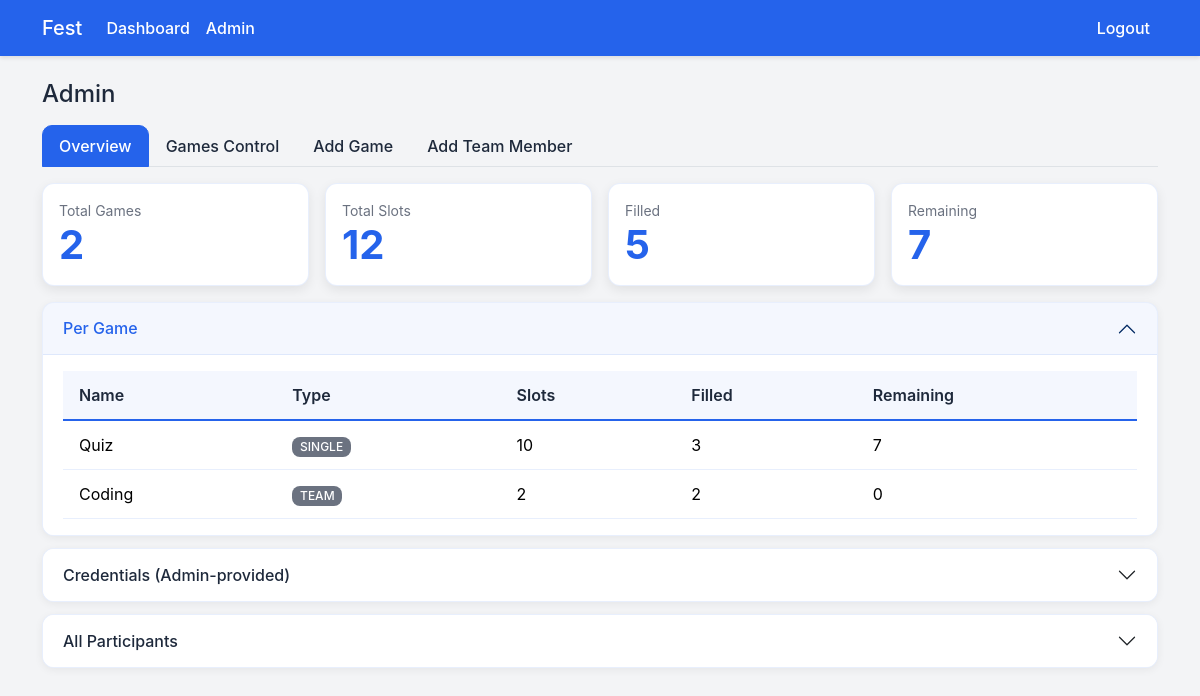
Screenshot of /admin (signed in) with the database file from the repository.
### tables this page shows
CREATE TABLE games (
                id INTEGER PRIMARY KEY AUTOINCREMENT,
                name TEXT NOT NULL,
                description TEXT,
                slots INTEGER NOT NULL,
                type TEXT NOT NULL CHECK(type IN ('single','team'))
            , team_size INTEGER);

### app.py (the view, shortened to what this page needs)
    @app.route('/admin', methods=['GET', 'POST'])
    def admin():
        user = fetch_current_user()
        if not user or not user['is_admin']:
            flash('Admin access required.', 'danger')
            return redirect(url_for('login'))
        games = g.db.execute('SELECT * FROM games ORDER BY id').fetchall()
        single_participants = g.db.execute(
            'SELECT u.id as user_id, u.name, u.phone, g.name AS game_name FROM users u JOIN games g ON g.id = u.game_id WHERE g.type = "single" ORDER BY g.name, u.name'
        ).fetchall()
        teams = g.db.execute(
            'SELECT t.id, t.game_id, t.name AS team_name, t.team_code, g.name AS game_name, u.name AS leader_name, u.phone AS leader_phone, u.id AS leader_user_id '
            'FROM teams t JOIN games g ON g.id = t.game_id JOIN users u ON u.id = t.leader_user_id ORDER BY g.name, t.name'
        ).fetchall()
        team_members = g.db.execute(
            'SELECT tm.team_id, u.id as user_id, u.name, u.phone FROM team_members tm JOIN users u ON u.id = tm.user_id ORDER BY tm.team_id, u.name'
        ).fetchall()
        members_map: Dict[int, List[sqlite3.Row]] = {}
        for tm in team_members:
            members_map.setdefault(tm['team_id'], []).append(tm)
        game_to_teams: Dict[int, List[sqlite3.Row]] = {}
        for t in teams:
            game_to_teams.setdefault(t['game_id'], []).append(t)
        game_participants: Dict[int, List[sqlite3.Row]] = {}
        game_member_counts: Dict[int, int] = {}
        for g_row in games:
            if g_row['type'] == 'single':
                plist = g.db.execute(
                    'SELECT u.id as user_id, u.name, u.phone FROM users u WHERE u.game_id = ? AND (u.team_id IS NULL) ORDER BY u.name',
                    (g_row['id'],),
                ).fetchall()
            else:
                plist = g.db.execute(
                    'SELECT u.id as user_id, u.name, u.phone, t.id as team_id, t.name as team_name, CASE WHEN u.id = t.leader_user_id THEN 1 ELSE 0 END as is_leader FROM users u JOIN teams t ON t.id = u.team_id WHERE t.game_id = ? ORDER BY t.name, is_leader DESC, u.name',
                    (g_row['id'],),
                ).fetchall()
            game_participants[g_row['id']] = plist
            game_member_counts[g_row['id']] = len(plist)
        overview_stats: List[Dict[str, Any]] = []
        total_games = len(games)
        total_slots = 0
        total_filled = 0
        for g_row in games:
            slots = int(g_row['slots'])
            if g_row['type'] == 'single':
                filled = g.db.execute('SELECT COUNT(1) FROM users WHERE game_id = ? AND (team_id IS NULL)', (g_row['id'],)).fetchone()[0]
            else:
                filled = g.db.execute('SELECT COUNT(1) FROM teams WHERE game_id = ?', (g_row['id'],)).fetchone()[0]
            remaining = max(0, slots - int(filled))
            overview_stats.append({
                'id': g_row['id'],
                'name': g_row['name'],
                'type': g_row['type'],
                'slots': slots,
                'filled': int(filled),
                'remaining': remaining,
            })
            total_slots += slots
            total_filled += int(filled)
        participants_overview = g.db.execute(
            'SELECT u.id AS user_id, u.name, u.phone, u.password, g.name AS game_name, g.type AS game_type, t.name AS team_name, '
            'CASE WHEN t.leader_user_id IS NOT NULL AND u.id = t.leader_user_id THEN 1 ELSE 0 END AS is_leader '
            'FROM users u '
            'JOIN games g ON g.id = u.game_id '
            'LEFT JOIN teams t ON t.id = u.team_id '
            'ORDER BY g.name, team_name, u.name'
        ).fetchall()
        allowed_list = g.db.execute('SELECT * FROM allowed_users ORDER BY name').fetchall()
        return render_template(
            'admin.html',
            games=games,
            single_participants=single_participants,
            teams=teams,
            members_map=members_map,
            game_participants=game_participants,
            game_member_counts=game_member_counts,
            overview_stats=overview_stats,
            total_games=total_games,
            total_slots=total_slots,
            total_filled=total_filled,
            participants_overview=participants_overview,
            allowed_list=allowed_list,
            game_to_teams=game_to_teams,
        )

### app.py (called while the page is built)
def get_db() -> sqlite3.Connection:
    conn = sqlite3.connect(DATABASE_PATH)
    conn.row_factory = sqlite3.Row
    return conn

def fetch_current_user() -> Optional[sqlite3.Row]:
    user_id = session.get('user_id')
    if not user_id:
        return None
    row = g.db.execute('SELECT * FROM users WHERE id = ?', (user_id,)).fetchone()
    return row

### templates/admin.html (shortened to what this page needs)
{% extends 'base.html' %}
{% block content %}
<h4 class="mb-3">Admin</h4>
<ul class="nav nav-tabs mb-3" id="adminTabs" role="tablist">
  <li class="nav-item" role="presentation">
    <button class="nav-link active" id="overview-tab" data-bs-toggle="tab" data-bs-target="#overview" type="button" role="tab" aria-controls="overview" aria-selected="true">Overview</button>
  </li>
  <li class="nav-item" role="presentation">
    <button class="nav-link" id="gamesctl-tab" data-bs-toggle="tab" data-bs-target="#gamesctl" type="button" role="tab" aria-controls="gamesctl" aria-selected="false">Games Control</button>
  </li>
  <li class="nav-item" role="presentation">
    <button class="nav-link" id="addgame-tab" data-bs-toggle="tab" data-bs-target="#addgame" type="button" role="tab" aria-controls="addgame" aria-selected="false">Add Game</button>
  </li>
  <li class="nav-item" role="presentation">
    <button class="nav-link" id="addmember-tab" data-bs-toggle="tab" data-bs-target="#addmember" type="button" role="tab" aria-controls="addmember" aria-selected="false">Add Team Member</button>
  </li>
</ul>
<div class="tab-content" id="adminTabsContent">
  <div class="tab-pane fade show active" id="overview" role="tabpanel" aria-labelledby="overview-tab">
    <div class="row g-3">
      <div class="col-xl-3 col-lg-4 col-md-6">
        <div class="card clear-box h-100"><div class="card-body">
          <div class="text-muted small">Total Games</div>
          <div class="display-6">{{ total_games }}</div>
        </div></div>
      </div>
      <div class="col-xl-3 col-lg-4 col-md-6">
        <div class="card clear-box h-100"><div class="card-body">
          <div class="text-muted small">Total Slots</div>
          <div class="display-6">{{ total_slots }}</div>
        </div></div>
      </div>
      <div class="col-xl-3 col-lg-4 col-md-6">
        <div class="card clear-box h-100"><div class="card-body">
          <div class="text-muted small">Filled</div>
          <div class="display-6">{{ total_filled }}</div>
        </div></div>
      </div>
      <div class="col-xl-3 col-lg-4 col-md-6">
        <div class="card clear-box h-100"><div class="card-body">
          <div class="text-muted small">Remaining</div>
          <div class="display-6">{{ total_slots - total_filled }}</div>
        </div></div>
      </div>
    </div>
    <div class="accordion mt-3" id="overviewAccordion">
      <div class="accordion-item">
        <h2 class="accordion-header" id="perGameHead">
          <button class="accordion-button" type="button" data-bs-toggle="collapse" data-bs-target="#perGameBody" aria-expanded="true" aria-controls="perGameBody">
            Per Game
          </button>
        </h2>
        <div id="perGameBody" class="accordion-collapse collapse show" aria-labelledby="perGameHead" data-bs-parent="#overviewAccordion">
          <div class="accordion-body">
            <div class="table-responsive">
              <table class="table table-sm align-middle mb-0">
                <thead><tr><th>Name</th><th>Type</th><th>Slots</th><th>Filled</th><th>Remaining</th></tr></thead>
                <tbody>
                  {% for s in overview_stats %}
                  <tr>
                    <td>{{ s.name }}</td>
                    <td class="text-uppercase"><span class="badge bg-secondary">{{ s.type }}</span></td>
                    <td>{{ s.slots }}</td>
                    <td>{{ s.filled }}</td>
                    <td>{{ s.remaining }}</td>
                  </tr>
                  {% endfor %}
                </tbody>
              </table>
            </div>
          </div>
        </div>
      </div>
      <div class="accordion-item">
        <h2 class="accordion-header" id="credsHead">
          <button class="accordion-button collapsed" type="button" data-bs-toggle="collapse" data-bs-target="#credsBody" aria-expanded="false" aria-controls="credsBody">
            Credentials (Admin-provided)
          </button>
        </h2>
      </div>
      <div class="accordion-item">
        <h2 class="accordion-header" id="participantsHead">
          <button class="accordion-button collapsed" type="button" data-bs-toggle="collapse" data-bs-target="#participantsBody" aria-expanded="false" aria-controls="participantsBody">
            All Participants
          </button>
        </h2>
      </div>
    </div>
  </div>
</div>
{% endblock %}

### static/css/style.css (style rules this page uses)
:root { --primary-blue: #2563EB; --primary-orange: #F97316; --light-gray: #F3F4F6; --dark-slate: #1E293B; --white: #FFFFFF; --success-green: #22C55E; --error-red: #EF4444; }
body { background: var(--light-gray); color: var(--dark-slate); font-family: -apple-system, BlinkMacSystemFont, 'Segoe UI', Roboto, sans-serif; }
.card { border: 0; box-shadow: 0 2px 8px rgba(0,0,0,0.08); border-radius: 12px; }
.clear-box { background: var(--white); border: 1px solid rgba(37, 99, 235, 0.1); border-radius: 12px; box-shadow: 0 2px 8px rgba(0,0,0,0.06); }
.accordion .accordion-item { border: 1px solid rgba(37, 99, 235, 0.1); border-radius: 12px; overflow: hidden; margin-bottom: 12px; box-shadow: 0 2px 8px rgba(0,0,0,0.06); }
.accordion-button { background-color: var(--white); color: var(--dark-slate); font-weight: 500; }
.accordion-button:not(.collapsed) { color: var(--primary-blue); background-color: rgba(37, 99, 235, 0.05); box-shadow: inset 0 -1px 0 rgba(37, 99, 235, 0.1); }
.accordion-body { background: var(--white); }
.table > :not(caption) > * > * { padding: .75rem 1rem; border-color: rgba(37, 99, 235, 0.1); }
.table thead th { color: var(--dark-slate); font-weight: 600; background-color: rgba(37, 99, 235, 0.05); border-bottom: 2px solid var(--primary-blue); }
.badge { border-radius: 8px; font-weight: 500; }
.badge.bg-secondary { background-color: #6b7280 !important; }
.nav-tabs .nav-link { color: var(--dark-slate); border-radius: 10px 10px 0 0; border: 1px solid transparent; font-weight: 500; }
.nav-tabs .nav-link.active { background-color: var(--primary-blue); border-color: var(--primary-blue); color: var(--white); }
.display-6 { color: var(--primary-blue); font-weight: 700; }
.text-muted { color: #6b7280 !important; }
.clear-box { box-shadow: 0 4px 12px rgba(0,0,0,0.08); }

### rows the page displays
games: name "Quiz", type "SINGLE", slots "10", filled "3", remaining "7"
games: name "Coding", type "TEAM", slots "2", filled "2", remaining "0"

### other values shown
{{ total_games }} "2"
{{ total_slots }} "12"
{{ total_filled }} "5"
{{ total_slots - total_filled }} "7"
